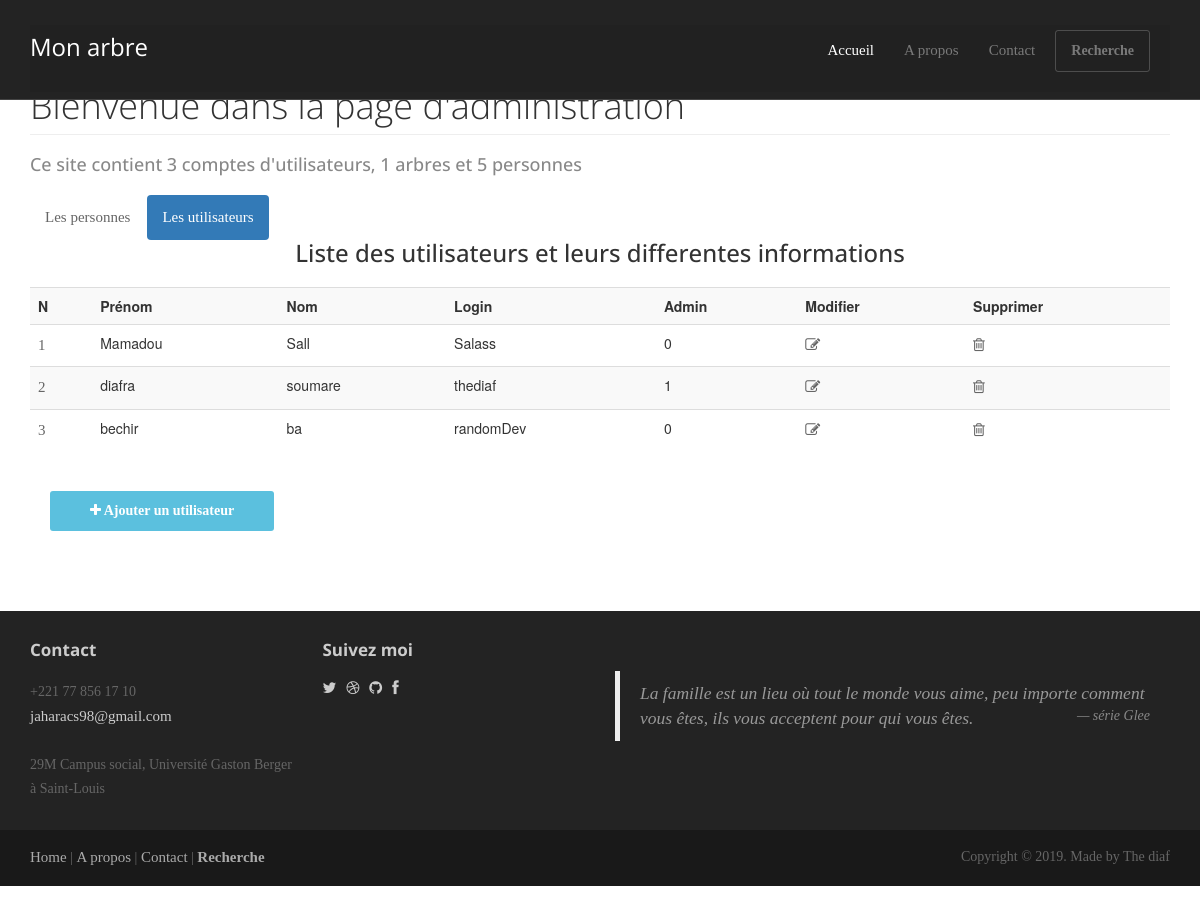
The app's page /admin.php with its own data.
### tables this page shows
CREATE TABLE `users` (
  `id` int(11) NOT NULL,
  `firstName` varchar(100) NOT NULL,
  `lastName` varchar(100) NOT NULL,
  `login` varchar(100) NOT NULL,
  `passWord` varchar(255) NOT NULL,
  `admin` int(11) NOT NULL DEFAULT '0'
);

### model/UserManager.php (called while the page is built, shortened)
<?php
    class UserManager extends Manager
    {
        public function getUsers()
        {
            $db = $this->dbConnect();
            $req = $db->query("SELECT * FROM users ;");
            return $req;
        }
        public function getNbrUsers()
        {
            $db = $this->dbConnect();
            $req = $db->query("SELECT COUNT(*) AS nbr FROM users;");
            $data = $req->fetch();
            $nb = $data['nbr'];
            return $nb;
        }
    }

### model/FamilyManager.php (called while the page is built, shortened)
<?php
    class FamilyManager extends Manager
    {
        public function getNbrFamilies()
        {
            $db = $this->dbConnect();
            $req = $db->query("SELECT COUNT(*) AS nbr FROM family;");
            $data = $req->fetch();
            $nb = $data['nbr'];
            return $nb;
        }
    }

### model/PersonManager.php (called while the page is built, shortened)
<?php
    class PersonManager extends Manager
    {
        public function getNbrPersons()
        {
            $db = $this->dbConnect();
            $req = $db->query("SELECT COUNT(*) AS nbr FROM persons;");
            $data = $req->fetch();
            $nb = $data['nbr'];
            return $nb;
        }
    }

### admin.php (the view, shortened to what this page needs)
	<header id="heade"></header>
    <div class="container tree">
        <ol class="breadcrumb">
            <li><a href="index.php">    Accueil</a></li>
            <li class="active">Admin</li>
        </ol>
        <header class="page-header">
            <h1 class="page-title">Bienvenue dans la page d'administration</h1>
        </header>
        <?php
            require_once('model/FamilyManager.php');
            require_once('model/PersonManager.php');
            require_once('model/UserManager.php');
            $personManager = new PersonManager();
            $familyManager = new FamilyManager();
            $userManager = new UserManager();
            $numberOfFamilies = $familyManager->getNbrFamilies();
            $numberOfUsers = $userManager->getNbrUsers();
            $numberOfPersons = $personManager->getNbrPersons();
        ?>
        <div>
            <h4 class="text-muted">Ce site contient <?= $numberOfUsers ?> comptes d'utilisateurs, <?= $numberOfFamilies ?> arbres et
                <?= $numberOfPersons ?> personnes <br> <br> </h4>
        </div>
        <section class="row">
        <div class="col-xs-12 col-sm-12 col-md-12">
          <ul class="nav nav-pills">
            <li><a href="#persons" data-toggle="tab">Les personnes</a></li>
            <li class="active"><a href="#users" data-toggle="tab">Les utilisateurs</a></li>
          </ul>
        <div class="tab-content">
        <div class="tab-pane fade active in" id="users">
         <?php
            $users = $userManager->getUsers();
            if ($user = $users->fetch()){
                echo "<h3 class=\"text-center\">Liste des utilisateurs et leurs differentes informations</h3><br>";
                $txt = "<table class='table table-striped'><tr><th>N</th><th>Prénom</th>
                        <th>Nom</th><th>Login</th><th>Admin</th><th>Modifier</th><th>Supprimer</th></tr>";
                        $i = 0;
                do
                {
                    $id = $user['id'];
                    $i++;
                    $txt .= "<tr>";
                    $txt .= "<td><a href='details.php?id=$id'>" . $i ."</a></td>";
                    $txt .= "<td>".$user['firstName']."</td>";
                    $txt .= "<td>".$user['lastName']."</td>";
                    $txt .= "<td>".$user['login']."</td>";
                    $txt .= "<td>".$user['admin']."</td>";
                    $txt .= "<td><a href='updateUser.php?id=$id&amp;sv=admin'><span class=\"fa fa-edit\"></span></a></td>";
                    $txt .= "<td><a href='removeUser.php?id=$id&amp;sv=admin'><span class=\"fa fa-trash-o\"></span></a></td>";
                }while ($user = $users->fetch());
                echo $txt."</table>";
                echo '<a href="signup.php" class="btn btn-info" role="button">
                        <span class="fa fa-plus"></span> Ajouter un utilisateur</a>';
            }
          ?>
        </div>
        </div>
        </div>
        </section>
    </div>
<?php require('template.php'); ?>

### assets/css/main.css (style rules this page uses)
#heade { height : 100%; min-height:520px; text-align: center; margin-top: -430px; padding-top:0px; color:white; font-family:"Open sans", Helvetica, Arial; font-weight:300; }
h1, h2, h3, h4, h5, h6 { font-family:"Open sans", Helvetica, Arial; }
h1, .h1, h2, .h2, h3, .h3 { margin-top:30px; }
.page-title { margin-top:20px; font-weight:300; }
.text-muted { color:#888; }
.breadcrumb { background:none; padding:0; margin:30px 0 0px 0; }
.btn { margin: 20px; }
.tree { margin-top: -100px; }
a { font-family: Poppins-Regular; font-size: 15px; line-height: 1.7; color: #666666; margin: 0px; transition: all 0.4s; -webkit-transition: all 0.4s; -o-transition: all 0.4s; -moz-transition: all 0.4s; }
h1,h2,h3,h4,h5,h6 { margin: 0px; }
* { -webkit-box-sizing: border-box; -moz-box-sizing: border-box; box-sizing: border-box; }
body { font-family: "Helvetica Neue",Helvetica,Arial,sans-serif; font-size: 14px; line-height: 1.42857143; color: #333; background-color: #fff; }
html { font-size: 10px; -webkit-tap-highlight-color: rgba(0,0,0,0); }
html { font-family: sans-serif; -webkit-text-size-adjust: 100%; -ms-text-size-adjust: 100%; }

### records on screen
users: firstName "Mamadou", lastName "Sall", login "Salass", admin "0"
users: firstName "diafra", lastName "soumare", login "thediaf", admin "1"
users: firstName "bechir", lastName "ba", login "randomDev", admin "0"

### other values on screen
$numberOfUsers "3"
$numberOfFamilies "1"
$numberOfPersons "5"
